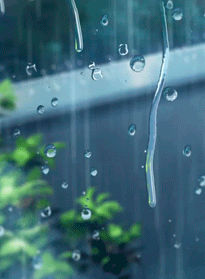
#> input picture discipline-entrepreneur/assets/gifs/rain_window.gif, 205 x 279 px, found by its file name
$ python -i build_discipline.py   (imports and definitions only)
#> lines starting #> are read from the running program, lines starting #| are printed output that depends on the picture
#> in photo, im is the input picture: PIL image 205x279 RGB; mean R, G, B 63.4, 107.3, 119.8
#!/usr/bin/env python3
"""DISCIPLINE — « La discipline bat la motivation » · 9:16 · ~56 s.

Film composé de **visuels trouvés sur le web** (recherche d'images : photos
libres de banques + un GIF de pluie), de **motion design généré** et d'une
**voix off FR**. Aucun rush du dépôt n'est utilisé.

Méthode MOTION-DESIGN.md :
  - un seul point focal animé par plan (la typo), le reste est discret ;
  - chaque groupe de mots entre par masque + montée décalée (40–80 ms/word) ;
  - transitions franches (whip-pan, flash 2 images), jamais de fondu mou ;
  - durées 160–520 ms, courbes cubic-bezier(.22,1,.36,1).

Plans :
  1. 0,0 → 8,4    motivation vs discipline (crosswalk, compteur 1 jour sur 3)
  2. 8,4 → 18,6   la décision répétée (bureau de nuit + GIF pluie)
  3. 18,6 → 28,4  trois règles (motion design pur, chiffres qui se dessinent)
  4. 28,4 → 37,4  un jour d'avance (course, grille de jours J+1 → J+30)
  5. 37,4 → 44,0  des répétitions, pas de la vitesse (barre, reps)
  6. 44,0 → 52,4  tiens ta promesse (carnet, checklist animée)
  7. 52,4 → 56,4  carton final

    python3 build_discipline.py --preview /tmp/prev.jpg
    python3 build_discipline.py --audio-only
    python3 build_discipline.py
"""
import argparse
import os
import re
import subprocess
import sys
import wave

import numpy as np
from PIL import Image, ImageChops, ImageDraw, ImageFilter, ImageFont, ImageOps, ImageEnhance

HERE = os.path.dirname(os.path.abspath(__file__))
PROJ = os.path.dirname(HERE)
PHOTOS = os.path.join(PROJ, "assets", "photos")
AUDIO = os.path.join(PROJ, "assets", "audio")
FILM = os.path.join(PROJ, "film")
OUT = os.path.join(FILM, "discipline-bat-la-motivation-9x16.mp4")
MIX = os.path.join(AUDIO, "mix_discipline.wav")
TMP = "/tmp/discipline_video.mp4"
GIF = os.path.join(PROJ, "assets", "gifs", "rain_window.gif")

W, H, FPS, SR = 1080, 1920, 30, 48000
M = 84
CW = W - 2 * M

# ---------------------------------------------------------------- tokens
INK = (9, 9, 10)
INK2 = (16, 16, 18)
CREAM = (244, 241, 234)
MUTED = (163, 158, 148)
AMBER = (255, 122, 46)
AMBER_D = (214, 88, 20)
DIM = (74, 70, 64)

FB = "/tmp/work_cache/fonts/node_modules/@expo-google-fonts"
FONTS = {
    "d7": f"{FB}/space-grotesk/700Bold/SpaceGrotesk_700Bold.ttf",
    "d6": f"{FB}/space-grotesk/600SemiBold/SpaceGrotesk_600SemiBold.ttf",
    "d5": f"{FB}/space-grotesk/500Medium/SpaceGrotesk_500Medium.ttf",
    "d4": f"{FB}/space-grotesk/400Regular/SpaceGrotesk_400Regular.ttf",
    "ser": f"{FB}/instrument-serif/400Regular/InstrumentSerif_400Regular.ttf",
    "seri": f"{FB}/instrument-serif/400Regular_Italic/InstrumentSerif_400Regular_Italic.ttf",
    "i4": f"{FB}/inter/400Regular/Inter_400Regular.ttf",
    "i5": f"{FB}/inter/500Medium/Inter_500Medium.ttf",
    "i6": f"{FB}/inter/600SemiBold/Inter_600SemiBold.ttf",
}
_F = {}


# [6 lines left out: function F, not called in this run]


def clamp01(x):
    return 0.0 if x < 0 else (1.0 if x > 1 else x)


def eo(t):            # ease-out cubic
    t = clamp01(t)
    return 1 - (1 - t) ** 3


def eob(t):           # ease-out quint (plus sec, "premium")
    t = clamp01(t)
    return 1 - (1 - t) ** 5


def eio(t):
    t = clamp01(t)
    return 4 * t ** 3 if t < .5 else 1 - ((-2 * t + 2) ** 3) / 2


def prog(t, a, d):
    return clamp01((t - a) / d) if d > 0 else float(t >= a)


def c_(c, a=255):
    return (c[0], c[1], c[2], int(max(0, min(255, a))))


# [30 lines left out: functions tl, tracked, para, not called in this run]


# ---------------------------------------------------------------- timeline
CUTS = [0.00, 8.40, 18.60, 28.40, 37.40, 44.00, 52.40, 56.40]
SCENES = ["hook", "decision", "regles", "avance", "reps", "promesse", "outro"]
TOTAL = CUTS[-1]
NFR = int(round(TOTAL * FPS))

# voix off : (fichier, démarrage) — mesuré, aucune prise ne se chevauche
VO = [("vo1.mp3", 0.55), ("vo2.mp3", 8.75), ("vo3.mp3", 18.85),
      ("vo4.mp3", 28.65), ("vo5.mp3", 37.60), ("vo6.mp3", 44.20)]

# ---------------------------------------------------------------- images
def _cover(im, w, h, zoom=1.0, ox=0.5, oy=0.5):
    """Recadre « cover » avec zoom et point d'intérêt, puis redimensionne."""
#> called with w = 1080, h = 1920, zoom = 1.08, ox = 0.5, oy = 0.5
    src = im
    sw, sh = src.size
#> sw = 205; sh = 279
    scale = max(w / sw, h / sh) * zoom
#> scale = 7.43
    nw, nh = int(sw * scale) + 1, int(sh * scale) + 1
#> nw = 1524; nh = 2074
    src = src.resize((nw, nh), Image.LANCZOS)
    x = int((nw - w) * ox)
#> x = 222
    y = int((nh - h) * oy)
#> y = 77
    return src.crop((x, y, x + w, y + h))
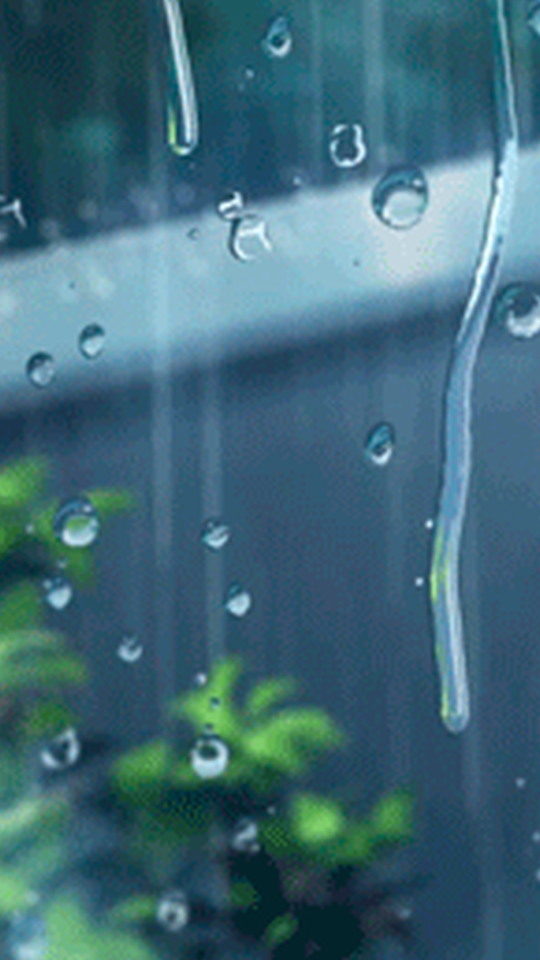
#> returned value: PIL image 1080x1920 RGB (shown at 1/2 size); mean R, G, B 63.3, 105.9, 120.1


def grade(im, warm=1.06, desat=0.78, contrast=1.10, lift=0.0):
#> called with warm = 1.06, desat = 0.78, contrast = 1.1, lift = 0
    im = ImageEnhance.Color(im).enhance(desat)
#> im: PIL image 1080x1920 RGB
    im = ImageEnhance.Contrast(im).enhance(contrast)
    r, g, b = im.split()
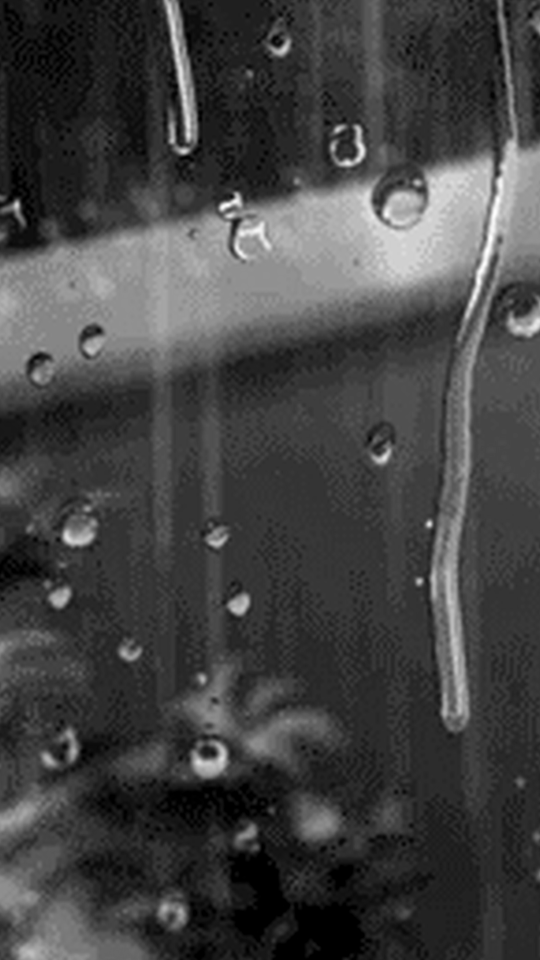
#> r: PIL image 1080x1920 L (shown at 1/2 size); min 0, max 255, mean 66.9
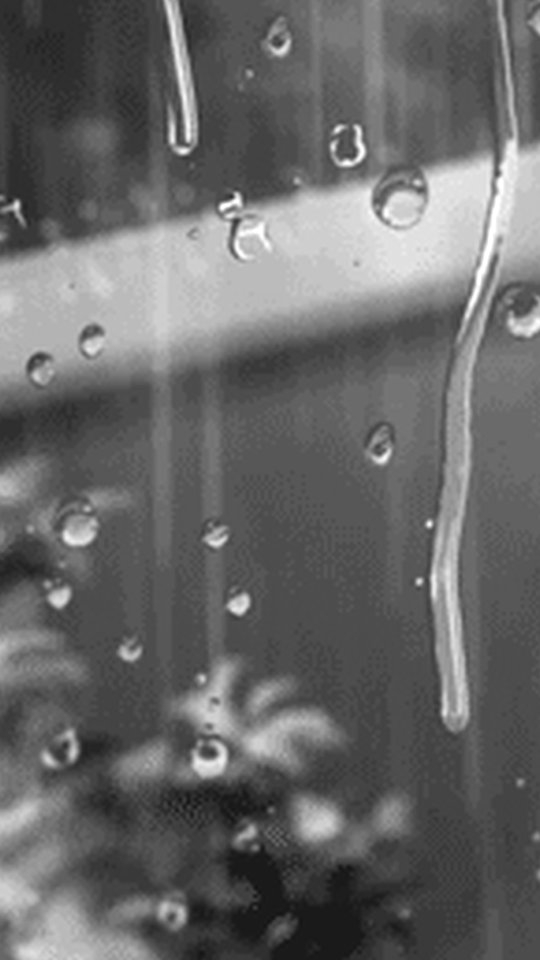
#> g: PIL image 1080x1920 L (shown at 1/2 size); min 17, max 255, mean 103.5
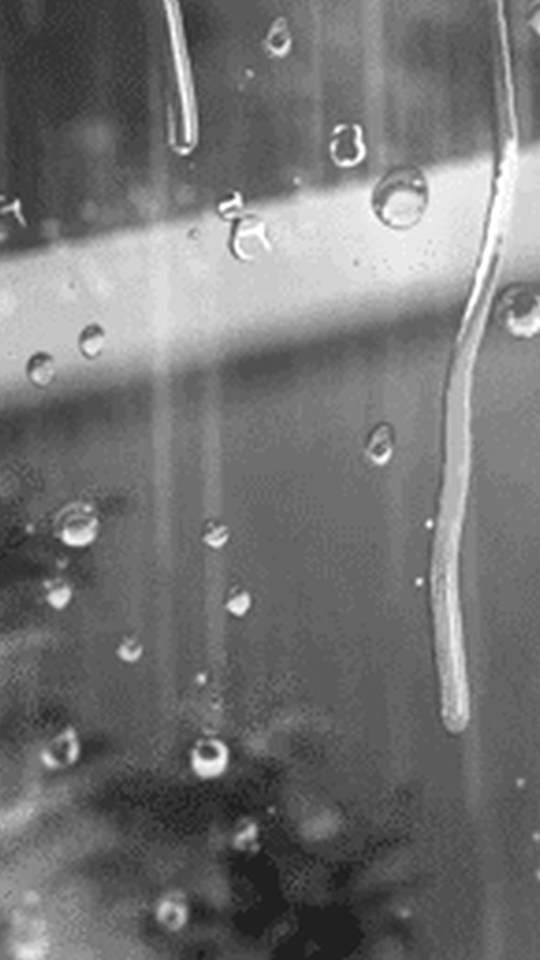
#> b: PIL image 1080x1920 L (shown at 1/2 size); min 24, max 255, mean 115.6
    r = r.point(lambda v: min(255, int(v * warm)))
    b = b.point(lambda v: min(255, int(v * (2 - warm) * 0.96)))
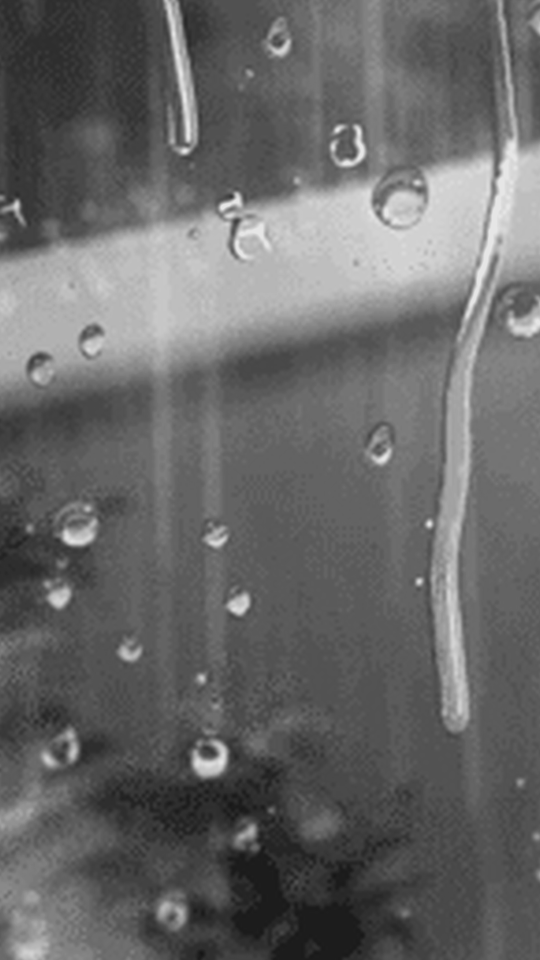
#> b: PIL image 1080x1920 L (shown at 1/2 size); min 21, max 230, mean 103.8
    im = Image.merge("RGB", (r, g, b))
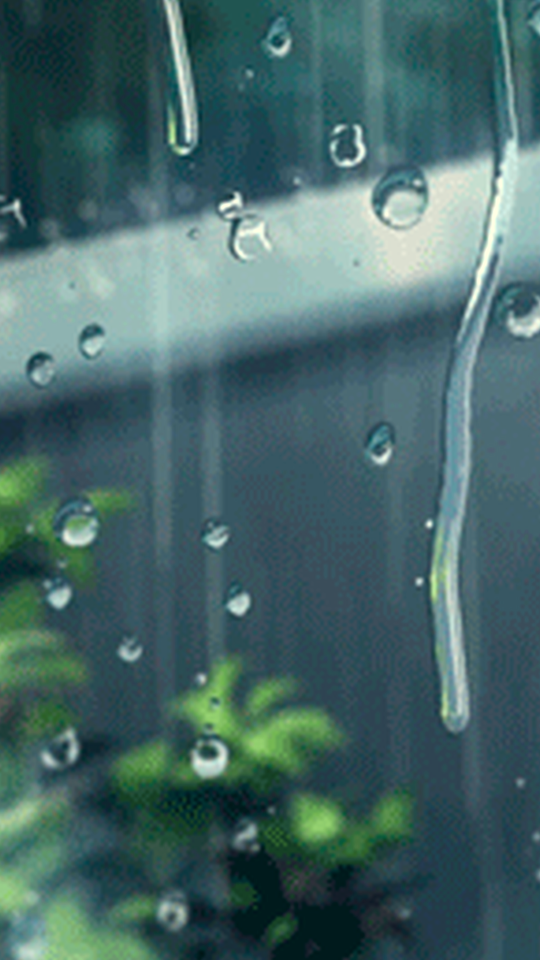
#> im: PIL image 1080x1920 RGB (shown at 1/2 size); mean R, G, B 70.5, 103.5, 103.8
    if lift:
        im = Image.blend(im, Image.new("RGB", im.size, INK), lift)
    return im


# [22 lines left out: functions scrim, vignette, not called in this run]


_PHOTO_CACHE = {}


def photo(name, zoom=1.08, ox=0.5, oy=0.5, blur=0.0, warm=1.06, desat=0.78):
    """Photo recadrée + étalonnée, mise en cache par état (zoom quantifié)."""
    key = (name, round(zoom, 3), round(ox, 3), round(oy, 3), blur, warm, desat)
    if key in _PHOTO_CACHE:
        return _PHOTO_CACHE[key].copy()
    im = Image.open(os.path.join(PHOTOS, name)).convert("RGB")
    im = _cover(im, W, H, zoom, ox, oy)
    if im.width < W:
        pass
    im = grade(im, warm=warm, desat=desat)
    if blur:
        im = im.filter(ImageFilter.GaussianBlur(blur))
    if len(_PHOTO_CACHE) > 40:
        _PHOTO_CACHE.clear()
    _PHOTO_CACHE[key] = im
    return im.copy()


# [14 lines left out: functions kenburns, add_grain, not called in this run]


_GIF_FRAMES = None


# [458 lines left out: functions gif_frames, words_in, line_in, big_line, amber_serif, chip and 10 more, not called in this run]


SCENE_FN = {"hook": s_hook, "decision": s_decision, "regles": s_regles,
            "avance": s_avance, "reps": s_reps, "promesse": s_promesse,
            "outro": s_outro}

# ---------------------------------------------------------------- chrome
# [32 lines left out: functions chrome, render_frame, not called in this run]


# ---------------------------------------------------------------- audio
def _ffmpeg():
    from imageio_ffmpeg import get_ffmpeg_exe
    return get_ffmpeg_exe()


# [196 lines left out: functions decode, build_audio, _noise, _measure, render, preview and 1 more, not called in this run]


# [2 lines not run here, left out]

>>> result = photo('../assets/gifs/rain_window.gif')
